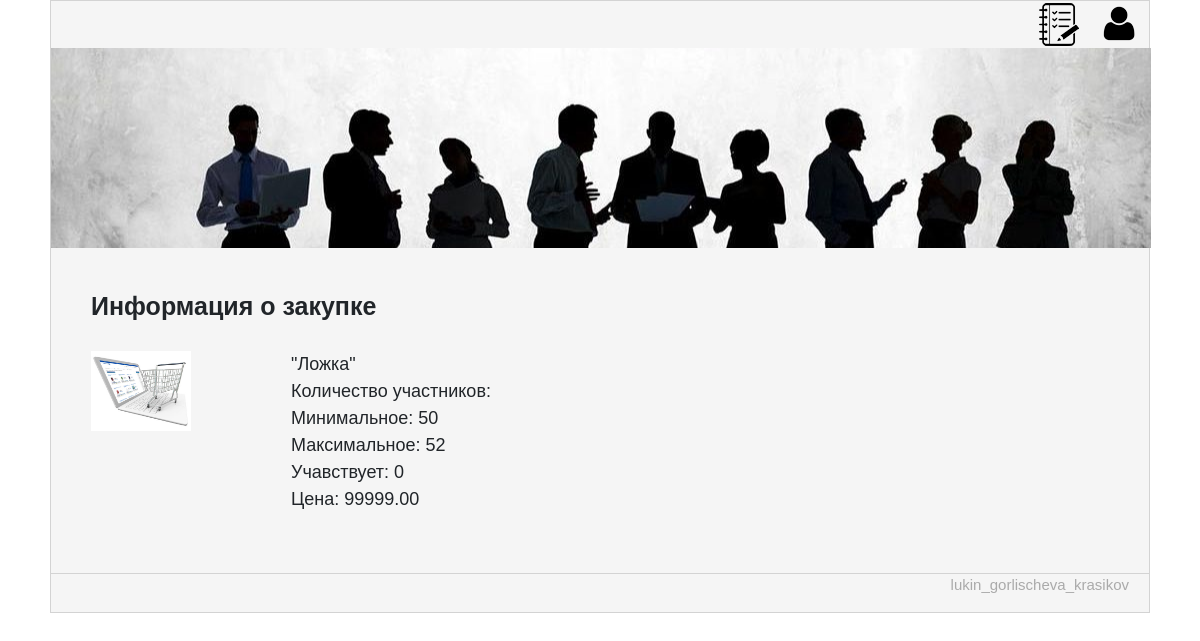
The page /lot?id=3 on the database as committed earlier.
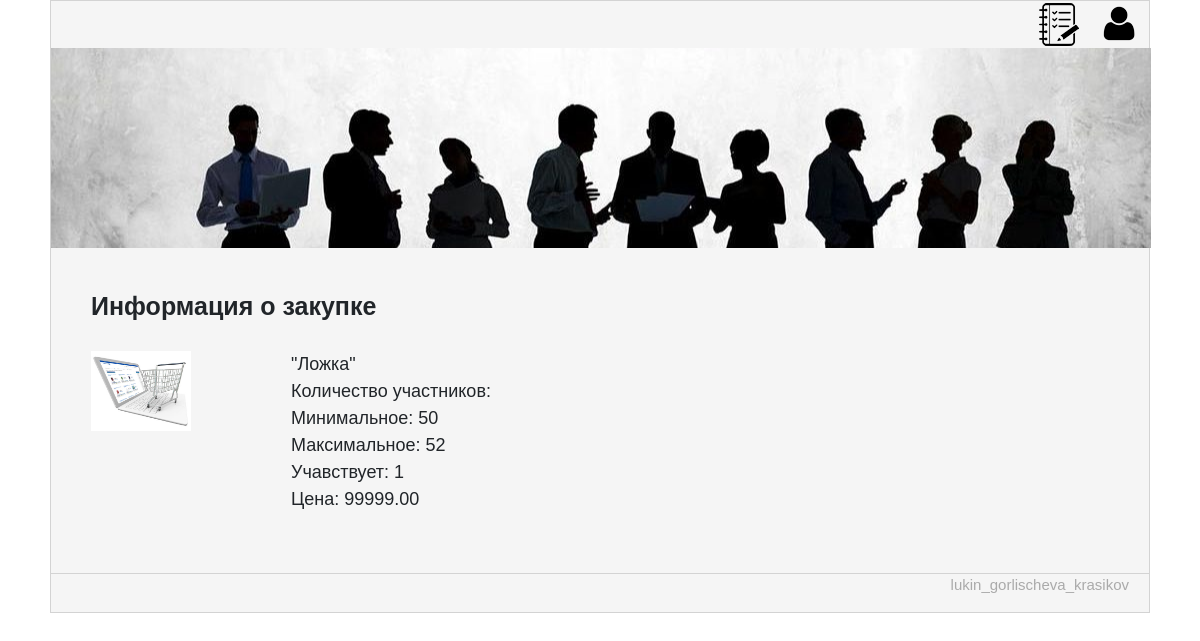
The same page on the database as committed later.
### GroupBuyApp/models.py (models this page shows, shortened)
class Lot(models.Model):
    name = models.CharField(max_length=50)
    account = models.ForeignKey(Account, default=1, on_delete=models.CASCADE)
    price = models.DecimalField(max_digits=10, decimal_places=2)
    available = models.BooleanField(default=True)
    created = models.DateTimeField(auto_now_add=True)
    ended = models.DateTimeField(auto_now=True)
    minUsers = models.IntegerField(default=0)
    hasMax = models.BooleanField(default=False)
    maxUsers = models.IntegerField(default=1000000)
    usersJoin = models.IntegerField(default=1)
    description = models.CharField(max_length=256, default="")

### GroupBuyApp/views.py (the view)
# urls.py: url(r'^lot', views.lot_details),
def lot_details(request):
    lot_id = request.GET['id']
    lot = Lot.objects.get(pk=lot_id)
    author = Account.objects.get(pk=lot.account.user_id)
    user = auth.get_user(request)
    if user is not None:
        try:
            joined = AccountLot.objects.get(account_id=user.id, lot_id=lot_id) is not None
        except: joined = False
    else:
        joined = False
    return render(
        request,
        'buyInfo.html',
        {
            'lot': lot,
            'author': author,
            'user': auth.get_user(request),
            'joined': joined
        }
    )

### GroupBuyApp/templates/buyInfo.html (shortened to what this page needs)
{% load staticfiles  %}
<html>
	<head>
        <link rel="stylesheet" href="https://maxcdn.bootstrapcdn.com/bootstrap/4.0.0-beta.2/css/bootstrap.min.css">
        <link rel="stylesheet" href="{% static 'css/style.css' %}">
	</head>
<body>
<div class="page">
	<header>
	{% if user.is_authenticated %}
        <a href="/logout"><img alt="" src="{% static 'images/out.png' %}"></a>
	    <a href="/create"><img alt="" src="{% static 'images/new.png' %}"></a>
         <a href="/profile?id={{ user.id }}" class="prof"><img alt="" src="{% static 'images/prof.png' %}">{{ user.username }}</a>
    {% else %}
        <a href="/login"><img alt="" src="{% static 'images/prof.png' %}"></a>
    {% endif %}
	<a href="/listBuy"><img alt="" src="{% static 'images/list.png' %}"></a>
	<div class="header-img-home"></div>
	</header>
	<div class="content-box">
		<div class="cont">Информация о закупке</div>
		<div class="img-with-capt">
			<img src="{% static 'images/buy.jpg' %}"/>
		</div>
		<div class="text-left">
			 "{{ lot.name }}"<br>
			 Количество участников:
			 <br>
			 Минимальное: {{ lot.minUsers }}<br>
			 Максимальное: {{ lot.maxUsers }}
			 <br>
             Учавствует: {{ lot.usersJoin }}<br>
			 Цена: {{ lot.price }}<br>
		</div>
	</div>
	<footer class="site-footer">
		<div class="copyrights"><p>lukin_gorlischeva_krasikov</p></div>
	</footer>
</div>
</body>
</html>

Rows that differ between the two databases and show on the page:
changed Lot "Ложка": usersJoin "0" → "1"
